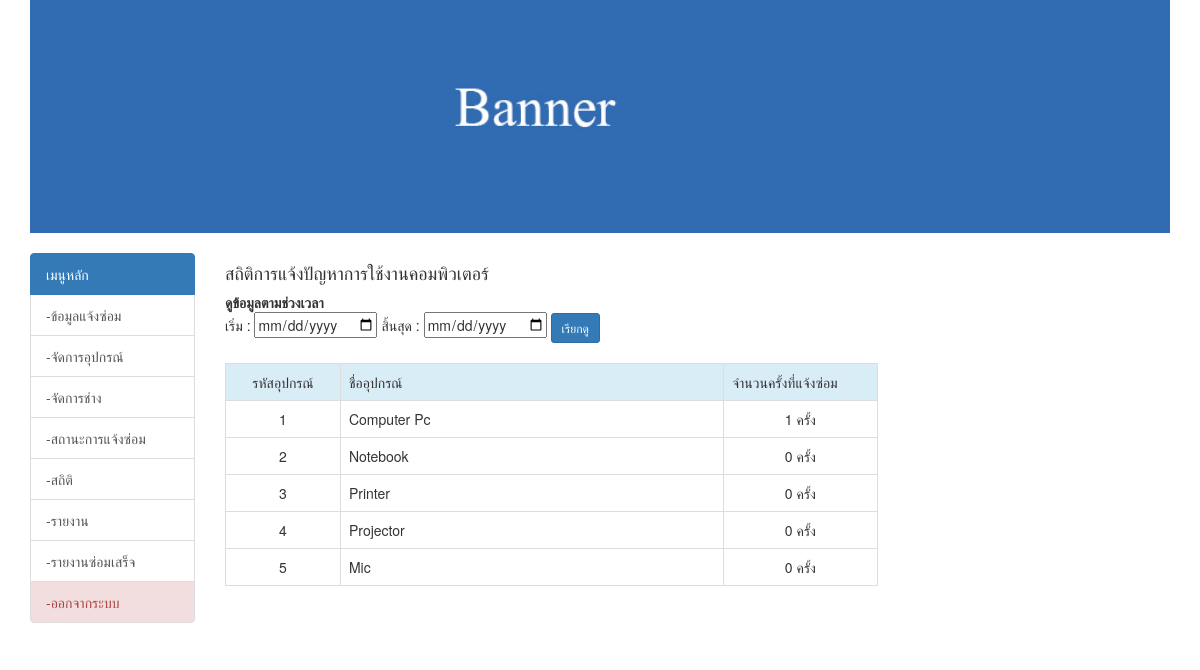
The app's page /report_count.php (signed in) with its own data.
### tables this page shows
CREATE TABLE `tbl_devices` (
  `der_id` int(11) NOT NULL COMMENT 'รหัสเครื่อง',
  `der_name` varchar(100) NOT NULL COMMENT 'ชื่ออุปกรณ์',
  `datesave` timestamp NOT NULL DEFAULT CURRENT_TIMESTAMP COMMENT 'วันเวลาที่เพิ่มข้อมูล'
);

### Connections/Repair.php (called while the page is built, shortened)
<?php
$database_Repair = "project_db_r";
?>

### report_count_list_device.php (the view, shortened to what this page needs)
<?php require_once('Connections/Repair.php'); ?>
<?php
$query_device = "SELECT * FROM tbl_devices ORDER BY der_id ASC";
$device = mysql_query($query_device, $Repair) or die(mysql_error());
$row_device = mysql_fetch_assoc($device);
$totalRows_device = mysql_num_rows($device);
?>
<table border="1" class="table table-bordered">
  <tr class="info">
    <td width="15%" align="center">รหัสอุปกรณ์</td>
    <td width="50%">ชื่ออุปกรณ์</td>
    <td width="20%">จำนวนครั้งที่แจ้งซ่อม</td>
  </tr>
  <?php if($totalRows_device >0){ do { ?>
    <tr>
      <td align="center"><?php echo $row_device['der_id']; ?></td>
      <td><?php echo $row_device['der_name']; ?></td>
       <td align="center">
	   <?php
	$der_id = $row_device['der_id'];
	$sqlx = "SELECT COUNT(der_id)as ccder FROM tbl_device_case WHERE der_id=$der_id";
	$resultx = mysql_db_query($database_Repair, $sqlx);
	$row = mysql_fetch_array($resultx);
	echo $row['ccder'];
	   ?>
       ครั้ง
       </td>
    </tr>
    <?php } while ($row_device = mysql_fetch_assoc($device)); } ?>
</table>

### Bootstrap_sc.php (shortened to what this page needs)
<!DOCTYPE html>
<html lang="en">
  <head>
    <link href="css/bootstrap.min.css" rel="stylesheet">
  </head>

### report_count.php
<?php
include('chklogin.php');
include('Bootstrap_sc.php');
?>
<body>
<div class="container">
  <div class="row">
    <div class="col-md-12">
      <?php include('banner.php');?>
    </div>
    <div class="col-md-2"> <br>
      <?php include('list2.php');?>
    </div>
    <div class="col-md-7"> <br>
    <h4> สถิติการแจ้งปัญหาการใช้งานคอมพิวเตอร์ </h4>
<b> ดูข้อมูลตามช่วงเวลา </b><br>
<form action="" method="get" name="se" id="se">
เริ่ม : <input type="date" name="ds" required>
สิ้นสุด : <input type="date" name="de" required>
<button type="submit" name="se" value="se" class="btn btn-primary btn-sm">
เรียกดู
</button>
</form>
<br />
    <?php
	 	$se = $_GET['se'];
	   if($se=='se'){
		include('report_count_list_device_se.php');
	   }else{
		   include('report_count_list_device.php');
	   }
	?>
    </div>
  </div>
</div>
</body>
</html>

### banner.php
<img src="img/banner.jpg" width="100%">

### list2.php
<div class="list-group">
  <a href="admin.php" class="list-group-item active">
    เมนูหลัก
  </a>
  <a href="new_case.php" class="list-group-item">-ข้อมูลแจ้งซ่อม</a>
  <a href="device.php" class="list-group-item">-จัดการอุปกรณ์</a>
  <a href="member.php" class="list-group-item">-จัดการช่าง</a>
  <a href="status.php" class="list-group-item">-สถานะการแจ้งซ่อม</a>
  <a href="report_count.php" class="list-group-item">-สถิติ</a>
  <a href="report_all.php" class="list-group-item">-รายงาน</a>
 <a href="report_all_complete.php" class="list-group-item">-รายงานซ่อมเสร็จ</a>
  <a href="logout.php" class="list-group-item list-group-item-danger">-ออกจากระบบ</a>
</div>

### records on screen
tbl_devices: der_id "1", der_name "Computer Pc", ccder "1"
tbl_devices: der_id "2", der_name "Notebook", ccder "0"
tbl_devices: der_id "3", der_name "Printer", ccder "0"
tbl_devices: der_id "4", der_name "Projector", ccder "0"
tbl_devices: der_id "5", der_name "Mic", ccder "0"
